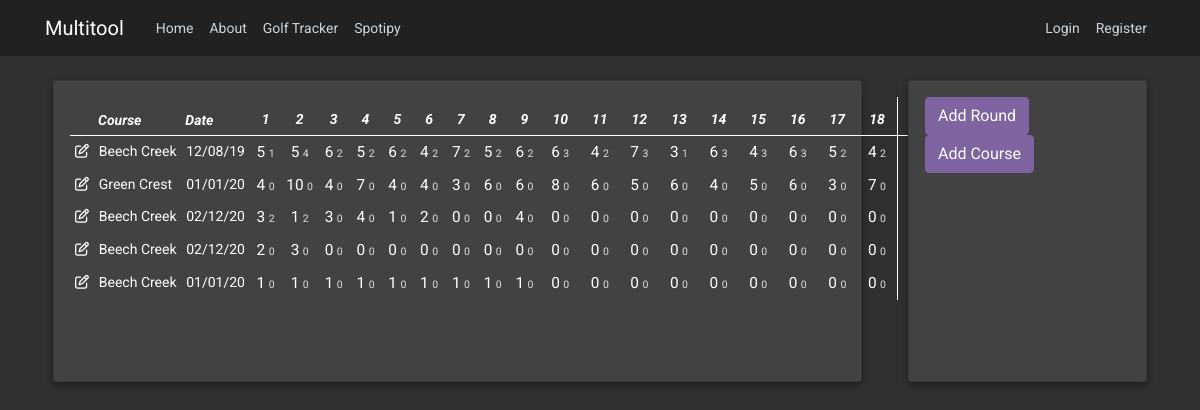
The page /golftracker on the database as committed earlier.
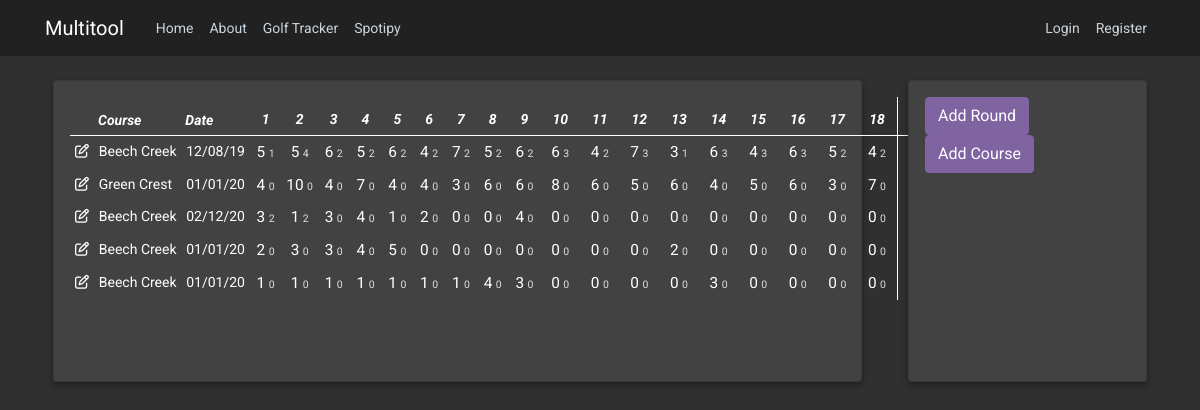
The same page on the database as committed later.
### multitool/models.py (models this page shows, shortened)
class Golf_Round(db.Model):
    id = db.Column(db.Integer, primary_key=True)
    description = db.Column(db.Text, nullable=False, default="N/A")
    date_played = db.Column(db.DateTime, default="N/A")
    h1Score = db.Column(db.Integer)
    h2Score = db.Column(db.Integer)
    h3Score = db.Column(db.Integer)
    h4Score = db.Column(db.Integer)
    h5Score = db.Column(db.Integer)
    h6Score = db.Column(db.Integer)
    h7Score = db.Column(db.Integer)
    h8Score = db.Column(db.Integer)
    h9Score = db.Column(db.Integer)
    h10Score = db.Column(db.Integer)
    h11Score = db.Column(db.Integer)
    h12Score = db.Column(db.Integer)
    h13Score = db.Column(db.Integer)
    h14Score = db.Column(db.Integer)
    h15Score = db.Column(db.Integer)
    h16Score = db.Column(db.Integer)
    h17Score = db.Column(db.Integer)
    h18Score = db.Column(db.Integer)
    h1Putt = db.Column(db.Integer)
    h2Putt = db.Column(db.Integer)
    h3Putt = db.Column(db.Integer)
    h4Putt = db.Column(db.Integer)
    h5Putt = db.Column(db.Integer)
    h6Putt = db.Column(db.Integer)
    h7Putt = db.Column(db.Integer)
    h8Putt = db.Column(db.Integer)
    h9Putt = db.Column(db.Integer)
    h10Putt = db.Column(db.Integer)
    h11Putt = db.Column(db.Integer)
    h12Putt = db.Column(db.Integer)
    h13Putt = db.Column(db.Integer)
    h14Putt = db.Column(db.Integer)
    h15Putt = db.Column(db.Integer)
    h16Putt = db.Column(db.Integer)
    h17Putt = db.Column(db.Integer)
    h18Putt = db.Column(db.Integer)
    frontScore = db.Column(db.Integer)
    backScore = db.Column(db.Integer)
    totalScore = db.Column(db.Integer)
    course_played = db.Column(db.Text, nullable=False)

### multitool/golf/routes.py (the view)
@golf.route("/golftracker")
def golftracker():
    golf_rounds = Golf_Round.query.all()
    golf_courses = Golf_Course.query.all()
    return render_template('golftracker.html', title='Golf Tracker', golf_rounds=golf_rounds, golf_courses=golf_courses)

### multitool/templates/golftracker.html (shortened to what this page needs)
{% extends "layout.html" %}
{% block content %}
    <div class="row">
        <div class="col-md-9">
            <div class="card dark-card mb-5 mx-2">
                <div class="card-content">
                    <table class="table golf-table">
                        <thead>
                          <tr>
                            <th style="width: 2%;"></th>
                            <th scope="col" style="text-align: left; padding: 0.25rem; width: 20%;">Course</th>
                            <th scope="col" style="text-align: left; padding: 0.25rem;">Date</th>
                            <th scope="col">1</th>
                            <th scope="col">2</th>
                            <th scope="col">3</th>
                            <th scope="col">4</th>
                            <th scope="col">5</th>
                            <th scope="col">6</th>
                            <th scope="col">7</th>
                            <th scope="col">8</th>
                            <th scope="col">9</th>
                            <th scope="col">10</th>
                            <th scope="col">11</th>
                            <th scope="col">12</th>
                            <th scope="col">13</th>
                            <th scope="col">14</th>
                            <th scope="col">15</th>
                            <th scope="col">16</th>
                            <th scope="col">17</th>
                            <th scope="col">18</th>
                            <th scope="col" width="2%" class="golf-table-bordered">Out</th>
                            <th scope="col" width="2%" class="golf-table-bordered">In</th>
                            <th scope="col" width="2%" class="golf-table-bordered">Tot</th>
                          </tr>
                        </thead>
                        <tbody>
                            {% for golf_round in golf_rounds %}
                                <tr>
                                    <td><i class="far fa-edit" data-toggle="modal" data-target="#addRoundModal" id="open-modal3" data-id="{{ golf_round.id }}"></i></td>
                                    <td style="text-align: left;">{{ golf_round.course_played }}</td>
                                    <td style="text-align: left;">{{ golf_round.date_played.strftime('%m/%d/%y') }}</td>
                                    <td><span class="cell-score">{{ golf_round.h1Score }}</span> <span class="cell-putt"> {{ golf_round.h1Putt }}</span></td>
                                    <td><span class="cell-score">{{ golf_round.h2Score }}</span> <span class="cell-putt"> {{ golf_round.h2Putt }}</span></td>
                                    <td><span class="cell-score">{{ golf_round.h3Score }}</span> <span class="cell-putt"> {{ golf_round.h3Putt }}</span></td>
                                    <td><span class="cell-score">{{ golf_round.h4Score }}</span> <span class="cell-putt"> {{ golf_round.h4Putt }}</span></td>
                                    <td><span class="cell-score">{{ golf_round.h5Score }}</span> <span class="cell-putt"> {{ golf_round.h5Putt }}</span></td>
                                    <td><span class="cell-score">{{ golf_round.h6Score }}</span> <span class="cell-putt"> {{ golf_round.h6Putt }}</span></td>
                                    <td><span class="cell-score">{{ golf_round.h7Score }}</span> <span class="cell-putt"> {{ golf_round.h7Putt }}</span></td>
                                    <td><span class="cell-score">{{ golf_round.h8Score }}</span> <span class="cell-putt"> {{ golf_round.h8Putt }}</span></td>
                                    <td><span class="cell-score">{{ golf_round.h9Score }}</span> <span class="cell-putt"> {{ golf_round.h9Putt }}</span></td>
                                    <td><span class="cell-score">{{ golf_round.h10Score }}</span> <span class="cell-putt"> {{ golf_round.h10Putt }}</span></td>
                                    <td><span class="cell-score">{{ golf_round.h11Score }}</span> <span class="cell-putt"> {{ golf_round.h11Putt }}</span></td>
                                    <td><span class="cell-score">{{ golf_round.h12Score }}</span> <span class="cell-putt"> {{ golf_round.h12Putt }}</span></td>
                                    <td><span class="cell-score">{{ golf_round.h13Score }}</span> <span class="cell-putt"> {{ golf_round.h13Putt }}</span></td>
                                    <td><span class="cell-score">{{ golf_round.h14Score }}</span> <span class="cell-putt"> {{ golf_round.h14Putt }}</span></td>
                                    <td><span class="cell-score">{{ golf_round.h15Score }}</span> <span class="cell-putt"> {{ golf_round.h15Putt }}</span></td>
                                    <td><span class="cell-score">{{ golf_round.h16Score }}</span> <span class="cell-putt"> {{ golf_round.h16Putt }}</span></td>
                                    <td><span class="cell-score">{{ golf_round.h17Score }}</span> <span class="cell-putt"> {{ golf_round.h17Putt }}</span></td>
                                    <td><span class="cell-score">{{ golf_round.h18Score }}</span> <span class="cell-putt"> {{ golf_round.h18Putt }}</span></td>
                                    <td class="golf-table-bordered">{{ golf_round.frontScore }}</td>
                                    <td class="golf-table-bordered">{{ golf_round.backScore }}</td>
                                    <td class="golf-table-bordered">{{ golf_round.totalScore }}</td>
                                </tr>
                            {% endfor %}
                        </tbody>
                      </table>
                </div>
            </div>
        </div>
        <div class="col-md-3">
            <div class="card dark-card mb-5 mx-2">
                <div class="row card-content">
                    <div class="col-md-12">
                        <span style="padding-right: 0.5em;"><button type="button" class="btn btn-primary" data-toggle="modal" data-target="#addRoundModal" id="open-modal">Add Round</button></span>
                        <span><button type="button" class="btn btn-primary" data-toggle="modal" data-target="#addCourseModal" id="open-modal2">Add Course</button></span>
                    </div>
                </div>
            </div>
        </div>
    </div>
{% endblock content %}

### multitool/templates/layout.html (shortened to what this page needs)
<!DOCTYPE html>
<html>
<head>
    <link rel="stylesheet" href="https://maxcdn.bootstrapcdn.com/bootstrap/4.0.0/css/bootstrap.min.css">
    <link rel="stylesheet" type="text/css" href="{{ url_for('static', filename='main.css') }}">
</head>
<body>
    <header class="site-header">
      <nav class="navbar navbar-expand-md navbar-dark bg-steel fixed-top">
        <div class="container">
          <a class="navbar-brand mr-4" href="/">Multitool</a>
          <div class="collapse navbar-collapse" id="navbarToggle">
            <div class="navbar-nav mr-auto">
              <a class="nav-item nav-link" href="{{ url_for('main.home') }}">Home</a>
              <a class="nav-item nav-link" href="{{ url_for('main.about') }}">About</a>
              <a class="nav-item nav-link" href="{{ url_for('golf.golftracker') }}">Golf Tracker</a>
              <a class="nav-item nav-link" href="{{ url_for('music.spotipy') }}">Spotipy</a>
            </div>
            <div class="navbar-nav">
              {% if current_user.is_authenticated %}
                <a class="nav-item nav-link" href="{{ url_for('users.account') }}">Account</a>
                <a class="nav-item nav-link" href="{{ url_for('users.logout') }}">Logout</a>
              {% else %}
                <a class="nav-item nav-link" href="{{ url_for('users.login') }}">Login</a>
                <a class="nav-item nav-link" href="{{ url_for('users.register') }}">Register</a>
              {% endif %}
            </div>
          </div>
        </div>
      </nav>
    </header>
    <main role="main" class="container">
          {% block content %}{% endblock %}
    </main>
</body>
</html>

### multitool/static/main.css (style rules this page uses)
body { font-family: 'Roboto', sans-serif; font-size: 14px; background: #303030; color: #ffffff; margin-top: 5rem; }
.bg-steel { background-color: #212121 ; }
.site-header .navbar-nav .nav-link { color: #cbd5db; }
.btn-primary, .btn-primary:visited, .btn-primary:focus { background-color: #8064A2 !important; border-color: #8064A2 !important; box-shadow: 0 0 0 0 black !important; }
.dark-card { background: #424242; box-shadow: 0 3px 6px rgba(0,0,0,0.16), 0 3px 6px rgba(0,0,0,0.23); }
.card-content { min-height: 300px; color: #ffffff; -webkit-box-flex: 1; -ms-flex: 1 1 auto; flex: 1 1 auto; padding: 1rem; }
.table td { border-top: none; }
.table th { border-top: none; }
.table thead th { vertical-align: bottom; padding-bottom: 5px; border-bottom: 1px solid #fff; }
.golf-table th { text-align: center; font-style: italic; }
.golf-table td { padding: 0.3rem !important; text-align: center; white-space: nowrap; }
.golf-table-bordered { border-right: 1px solid #fff; border-left: 1px solid #fff; }
.cell-score { font-size: 1.1em; }
.cell-putt { color: #DFDFDF; font-size: 0.75em; }

Rows that differ between the two databases and show on the page:
changed Golf_Round (number 4 of 5 on the later page): date_played "02/12/20" → "01/01/20"; h3Score "0" → "3"; h4Score "0" → "4"; h5Score "0" → "5"; h13Score "0" → "2"
changed Golf_Round (number 5 of 5 on the later page): h8Score "1" → "4"; h9Score "1" → "3"; h14Score "0" → "3"
